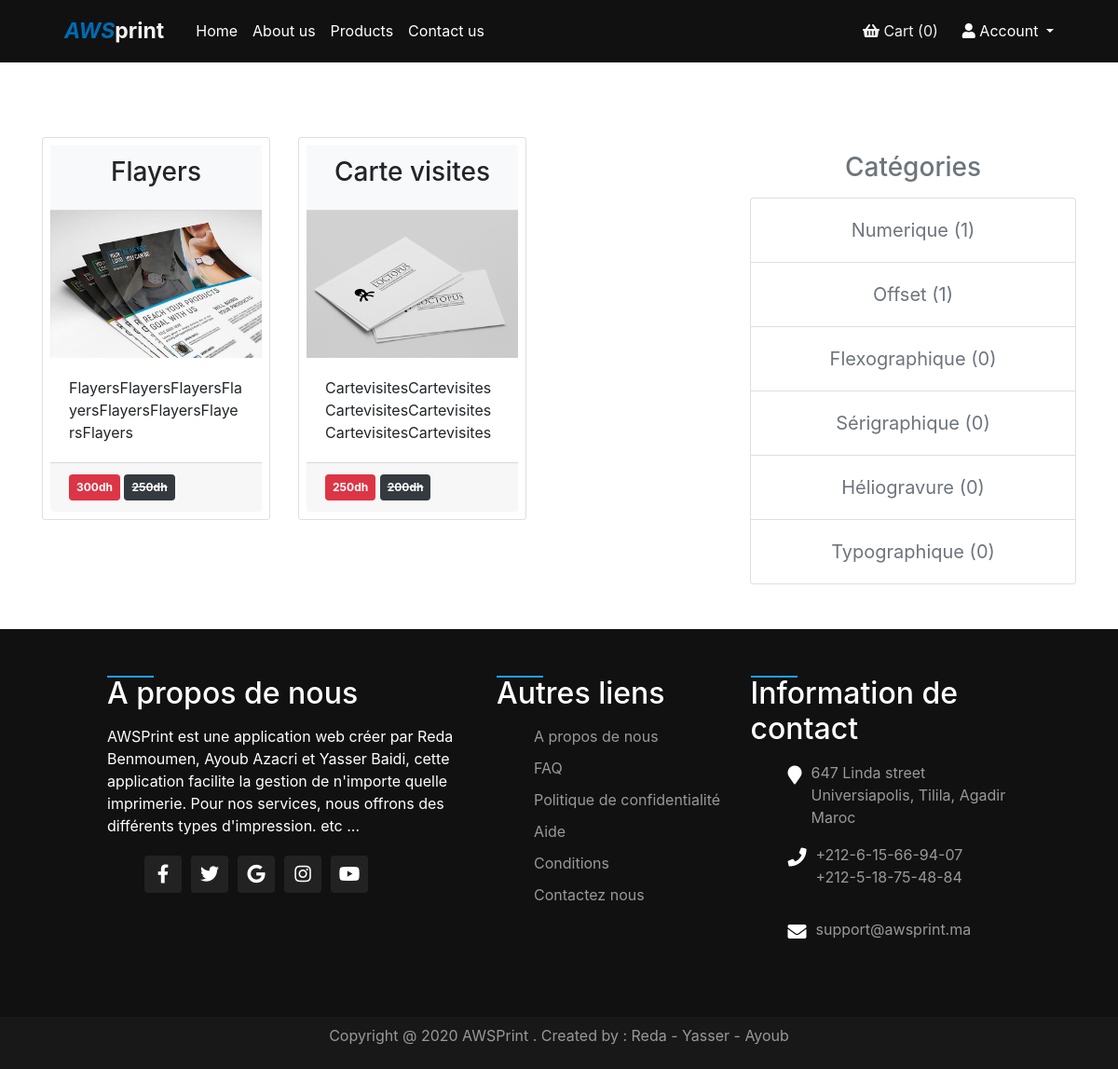
Screenshot of /productusers with the database file from the repository.
### tables this page shows
CREATE TABLE `products` (
  `product_id` int(11) UNSIGNED NOT NULL,
  `product_title` varchar(255) NOT NULL,
  `product_category_id` int(11) NOT NULL,
  `product_quantity` int(11) UNSIGNED NOT NULL,
  `product_description` text NOT NULL,
  `short_desc` text NOT NULL,
  `product_price` float DEFAULT 0,
  `old_price` float NOT NULL,
  `product_image` varchar(512) NOT NULL,
  `created_at` timestamp NOT NULL DEFAULT current_timestamp(),
  `updated_at` timestamp NOT NULL DEFAULT current_timestamp()
);

CREATE TABLE `categories` (
  `category_id` int(11) NOT NULL,
  `category_title` varchar(255) NOT NULL
);

### controllers/HomeController.php (called while the page is built)
<?php
class HomeController {
    public function index($page){
        include('views/'.$page.'.php');
    }
}
?>

### autoload.php (called while the page is built, shortened)
<?php
function autoload($class_name){
    $array_paths = array(
        'database/',
        'app/classes/',
        'models/',
        'controllers/'
    );
    $parts = explode('\\',$class_name);
    $name = array_pop($parts);
    foreach($array_paths as $path){
        $file = sprintf($path.'%s.php',$name);
    }
}
?>

### database/DB.php (called while the page is built)
<?php
class DB{
    static public function connect(){
        $db = new PDO("mysql:host=localhost;dbname=imprimerie","root","");
        $db->exec('set names utf8');
        $db->setAttribute(PDO::ATTR_ERRMODE, PDO::ERRMODE_WARNING);
        return $db;
    }
}
?>

### models/Product.php (called while the page is built, shortened)
<?php
class Product{
    static public function getAll(){
        $stmt = DB::connect()-> prepare('SELECT * FROM products ORDER BY created_at DESC');
        $stmt-> execute();
        return $stmt->fetchAll();
    }
    static public function getProductByCat($data){
        $id = $data['id'];
        try{
            $stmt = DB::connect()-> prepare('SELECT * FROM products WHERE product_category_id = :id');
            $stmt-> execute(array(":id" => $id));
            return $stmt->fetchAll();
        }catch(PDOException $ex){
            echo "error" .$ex->getMessage();
        }
    }
}

### controllers/ProductsController.php (called while the page is built, shortened)
<?php
class ProductsController{
    public function getAllProducts(){
        $products = Product::getAll();
        return $products;
    }
    public function getProductsByCategory($id){
        if(isset($id)){
            $data = array(
                'id' => $id
            );
            $products = Product::getProductByCat($data);
            return $products;
        }
    }
}

### models/Category.php (called while the page is built)
<?php
class Category{
    static public function getAll(){
        $stmt = DB::connect()-> prepare('SELECT * FROM categories');
        $stmt-> execute();
        return $stmt->fetchAll();
    }
}

### controllers/CategoriesController.php (called while the page is built)
<?php
class CategoriesController{
    public function getAllCategories(){
        $categories = Category::getAll();
        return $categories;
    }
}
?>

### views/productusers.php (the view, shortened to what this page needs)
<?php
    $categories = new CategoriesController();
    $categories = $categories->getAllCategories();
    if(isset($_POST["category_id"])){
        $products = new ProductsController();
        $products = $products->getProductsByCategory($_POST["category_id"]);
    }else{
        $data = new ProductsController();
        $products = $data->getAllProducts();
    }
?>
<div class="container style">
    <div class="row my-5">
        <div class="col-md-8">
            <div class="row" style="width : 550px ;">
                <?php
                    if(count($products) > 0) :
                ?>
                <?php
                    foreach($products as $product) :
                ?>
                    <div class="col-md-6 mb-2">
                        <div class="card h-100 bg-white rounded p-2">
                            <div class="card-header bg-light">
                                <h3 onclick ="submitForm(<?php echo $product['product_id'];?>)" class="card-title" style="text-align:center ; cursor : pointer">
                                    <?php
                                        echo $product['product_title'];
                                    ?>
                                </h3>
                            </div>
                            <div class="card-img-top">
                                <img src="./public/uploads/<?php echo $product['product_image'];?>" alt="" class="img-fluid">
                            </div>
                            <div class="card-body">
                                <p class="card-text">
                                    <?php
                                        echo $product['short_desc'];
                                    ?>
                                </p>
                            </div>
                            <div class="card-footer">
                                <span class="badge badge-danger p-2">
                                    <?php
                                        echo $product['product_price'];
                                    ?>dh
                                </span>
                                <span class="badge badge-dark p-2">
                                    <strike>
                                        <?php
                                            echo $product['old_price'];
                                        ?>dh
                                    </strike>
                                </span>
                            </div>
                        </div>
                    </div>
                <?php
                    endforeach;
                ?>
                <?php
                   else :
                ?>
                <div class="alert alert-info">
                     no products found
                </div>
                <?php
                   endif;
                ?>
            </div>
        </div>
        <div class="col-md-4"   style="width : 300px">
            <h3 class="text-secondary m-3 text-center">
                Catégories
            </h3>
            <ul class="list-group">
                <?php
                    foreach($categories as $category) :
                ?>
                    <li class="list-group-item text-center">
                        <a onclick="getCatProducts(<?php echo $category['category_id'];?>)" class="btn btn-link text-secondary" style="text-decoration: none;font-size:20px;cursor:pointer">
                            <?php
                                 echo $category['category_title'];
                            ?>
                            (<?php
                                 $productsByCat = new ProductsController();
                                 $productsByCat = $productsByCat->getProductsByCategory($category['category_id']);
                                 echo count($productsByCat);
                            ?>)
                        </a>
                    </li>
                <?php
                    endforeach;
                ?>
            </ul>
        </div>
    </div>
</div>

### views/includes/header.php (shortened to what this page needs)
<!DOCTYPE html>
<html lang="en">
<head>
    <link rel="stylesheet" href="https://stackpath.bootstrapcdn.com/bootstrap/4.2.1/css/bootstrap.min.css">
    <link rel="stylesheet" href="https://cdnjs.cloudflare.com/ajax/libs/font-awesome/5.15.3/css/all.min.css" />
    <link rel="stylesheet" href="/Imprimerie/public/css/style.css">
</head>
<body>
<?php include("navbar.php");?>
<div class="row">
</div>

### views/includes/navbar.php (shortened to what this page needs)
<header style="z-index: 50000; background-color : #111 ">
    <div class="container">
        <nav class="navbar navbar-expand-lg navbar-light ">
        <a class="navbar-brand" style=" padding : 8px " href="<?php echo BASE_URL;?>"><strong style="font-size : 23px ; color : #F2F2F2 ">
        <em style="color : #006bb3 ">AWS</em>print</strong>
        </a>
        <div class="collapse navbar-collapse" id="navbarSupportedContent">
            <ul class="navbar-nav ml-lg-auto">
            <li class="nav-item active">
                <a class="nav-link" style="color : white" href="<?php echo BASE_URL;?>home">Home <span class="sr-only">(current)</span></a>
            </li>
            <li class="nav-item active">
                <a class="nav-link" style="color : white" href="<?php echo BASE_URL;?>about">About us <span class="sr-only">(current)</span></a>
            </li>
            <li class="nav-item active">
                <a class="nav-link" style="color:white" href="<?php echo BASE_URL;?>productusers">Products <span class="sr-only">(current)</span></a>
            </li>
            <li class="nav-item active">
                <a class="nav-link" style="color : white ; margin-right : 390px" href="<?php echo BASE_URL;?>contact">Contact us <span class="sr-only">(current)</span></a>
            </li>
            <li class="nav-item">
                <a class="nav-link" style="margin-right : 10px ; color: #f2f2f2;" href="<?php echo BASE_URL;?>cart">
                <i class="fas fa-shopping-basket"></i> Cart
                    <?php if(isset($_SESSION["count"]) && $_SESSION["count"] > 0 ) :?>
                        <?php echo $_SESSION["count"] ;?>
                    <?php else :?>
                        (0)
                    <?php endif;?>
                </a>
            </li>
            <li class="nav-item dropdown">
                <a class="nav-link dropdown-toggle" style="color:white" href="#" id="navbarDropdown" role="button" data-toggle="dropdown" aria-haspopup="true" aria-expanded="false">
                <i class="fas fa-user"></i> Account
                </a>
            </li>
            </ul>
        </div>
        </nav>
    </div>
</header>
<html>
</html>

### index.php
<?php
require_once './autoload.php';
require_once ("./views/includes/header.php");
$home = new HomeController();
$pages = [
            'home','productusers','about','cart','contact','dashboard','updateProduct','deleteProduct',
            'addProduct','emptyCart','show','cancelCart','register',
            'login','checkout','logout','products','orders','addOrder','analyse','users', 'addUser','deleteUser','updateUser',
            'deleteOrder' , 'addProduct','deleteProduct','updateProduct'
         ];
if(isset($_GET['page'])){
    if(in_array($_GET['page'],$pages)){
        $page=$_GET['page'];
        if($page === "dashboard" || $page === "deleteProduct" || $page === "addProduct" || $page === "updateProduct" || $page === "products" || $page === "orders" || $page === "analyse" || $page === "users" || $page === "deleteUser" || $page === "updateUser" || $page === "addUser" || $page === "deleteOrder" ){
                if(isset($_SESSION['admin']) && $_SESSION['admin'] == true){
                    $admin = new AdminController();
                    $admin->index($page);
                }else{
                    include('views/includes/404.php');
                }
        }else{
          $home->index($page);
        }
    }else{
        include('views/includes/404.php');
    }
}else{
    $home->index("home");
  }
  require_once ("./views/includes/footer.php");

### views/includes/footer.php (shortened to what this page needs)
<html>
<head>
</head>
<body>
<footer>
<div class="container">
<div class="sec aboutus">
<h2> A propos de nous </h2>
<p> AWSPrint est une application web créer par Reda Benmoumen, Ayoub Azacri et Yasser Baidi, cette application facilite la gestion de n'importe quelle imprimerie. Pour nos services, nous offrons des différents types d'impression. etc ...
</p>
<ul class="sci">
<li><a class="btn" href="www.facebook.com">  <i class="fab fa-facebook-f"></i> </a></li>
<li><a class="btn" href="www.twitter.com">  <i class="fab fa-twitter"></i>  </a></li>
<li><a class="btn" href="wwww.gmail.com">  <i class="fab fa-google"></i>  </a></li>
<li><a class="btn" href="www.instagram.com">  <i class="fab fa-instagram"></i>  </a></li>
<li><a class="btn" href="www.youtube.com">  <i class="fab fa-youtube"></i>  </a></li>
</ul>
</div>
<div class="sec quicklinks">
<h2> Autres liens</h2>
<ul>
<li><a href="#"> A propos de nous </a></li>
<li><a href="#"> FAQ </a></li>
<li><a href="#"> Politique de confidentialité </a></li>
<li><a href="#"> Aide </a></li>
<li><a href="#"> Conditions </a></li>
<li><a href="#"> Contactez nous </a></li>
</ul>
</div>
<div class="sec contact">
<h2> Information de contact </h2>
<ul class="info">
<li>
<span><i class="fa fa-map-marker" aria-hidden="true"></i></span>
<span>647 Linda street <br>
Universiapolis, Tilila, Agadir <br> Maroc </span>
</li>
<li>
<span><i class="fa fa-phone" aria-hidden="true"></i></span>
<p> <a href="tel:+212-6-18-75-48-96">+212-6-15-66-94-07</a><br>
<a href="tel:+212-6-18-75-48-84">+212-5-18-75-48-84</a> </p>
</li>
<li>
<span><i class="fa fa-envelope" aria-hidden="true"></i></span>
<p><a href="mailto:abc@e-polytechnique.ma"> support@awsprint.ma</a></p>
</li>
</ul>
</div>
</div>
</footer>
<div class="copyrightText">
<p> Copyright @ 2020 AWSPrint . Created by : Reda - Yasser - Ayoub </p>
</div>
</body>
</html>

### views/includes/navbar.php (style rules this page uses)
html { overflow-x :hidden; }

### views/includes/footer.php (style rules this page uses)
footer { position: relative; width: 100%; height: auto; padding: 50px 100px; background: #111; display: flex; justify-content: space-between; flex-wrap: wrap; }
footer .container { display: flex; justify-content: space-between; flex-wrap: wrap; flex-direction: row; }
footer .container .sec { margin-right: 30px; }
footer .container .sec.aboutus { width: 40%; }
footer .container h2 { position: relative; color: #fff; font-weight: 500; margin-bottom: 15px; }
footer .container h2:before { content: ''; position: absolute; bottom : left; left: 0; width: 50px; height: 2px; background: #1aa3ff; }
footer .container .sec.aboutus p { color: white; }
.sci { margin-top: 20px; display: flex; margin-bottom: 40px; }
.sci li { list-style: none; }
.sci li a { color: #fff; display: inline-block; width: 40px; height: 40px; background: #222; display: flex; justify-content: center; align-items: center; margin-right: 10px; text-decoration: none; border-radius: 4px; }
.btn i { font-size: 20px; transition: 0.2s linear; }
.quicklinks { position: relative; width: 25%; }
.quicklinks ul li { list-style: none; }
.quicklinks ul li a { color : #999; text-decoration: none; margin-bottom: 10px; display: inline-block; }
.contact { width: calc(35% - 60px); margin-right: 0 !important; }
.contact .info { position: relative; }
.contact .info li { display: flex; margin-bottom: 16px; }
.contact .info li a { text-decoration: none; color: #999; }
.contact .info li span:nth-child(1) { color:#fff; font-size: 20px; margin-right: 10px; }
.contact .info li span { color: #999; }
.copyrightText { width: 100%; background: #181818; padding: 8px 100px; color: #999; text-align: center; }

### rows the page displays
products: product_title "Flayers", product_image (picture), short_desc "FlayersFlayersFlayersFlayersFlayersFlayersFlayersFlayers", product_price "300", old_price "250"
products: product_title "Carte visites", product_image (picture), short_desc "CartevisitesCartevisitesCartevisitesCartevisitesCartevisitesCartevisites", product_price "250", old_price "200"
categories: category_title "Numerique", count($productsByCat) "1"
categories: category_title "Offset", count($productsByCat) "1"
categories: category_title "Flexographique", count($productsByCat) "0"
categories: category_title "Sérigraphique", count($productsByCat) "0"
categories: category_title "Héliogravure", count($productsByCat) "0"
categories: category_title "Typographique", count($productsByCat) "0"
